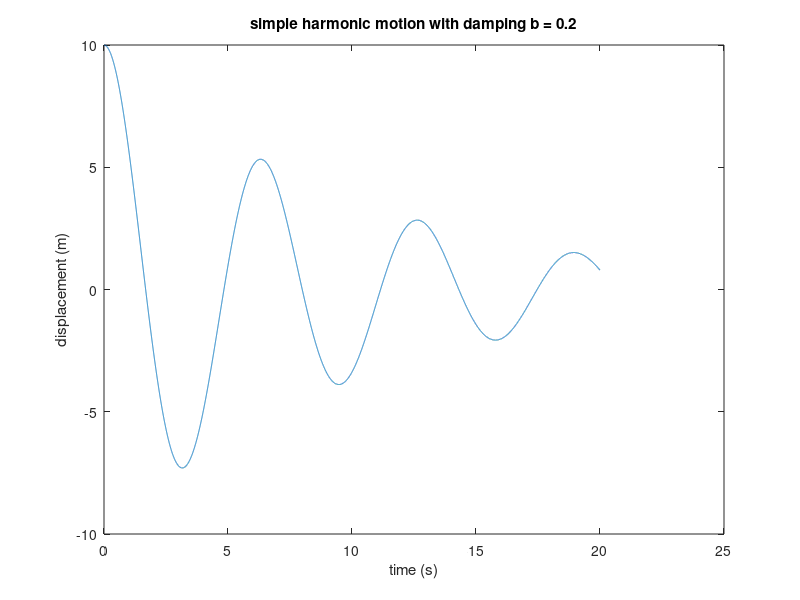

MATLAB code for this plot:
%set initial conditions:
m = 1.; %mass
k = 1.; %spring constant
x = 10.; %displacement
v = 0.; %speed
dt = 0.001; %Euler's method gets innacurate with to big steps. gets slow with too many steps
T = 20.; %total time
t = 0.; %elapsed time
d = 0.2; %damping constant

steps = int64(T/dt);
tref = zeros(1,steps); %needed for plotting in the end
xref = zeros(1,steps);

i = 1;
while t < T
    %solve equation of motion:
    a = -k*x/m-d*v; %spring force provides acceleration
    x = x + v*dt + a*dt*dt/2.;
    v = v + a*dt;
    t = t+dt;
    
    %print current state:
    fprintf('\n%s %.2f\n', 'time elapsed (s):', t);
    fprintf('%s %.3f\n', 'displacement: (m)', x);
    
    %need to have data in the end to plot:
    tref(1,i) = t;
    xref(1,i) = x;
    i = i+1;
end

figure(1)
plot(tref,xref);
title(['simple harmonic motion with damping b = ', num2str(d)]);
xlabel('time (s)');
ylabel('displacement (m)');